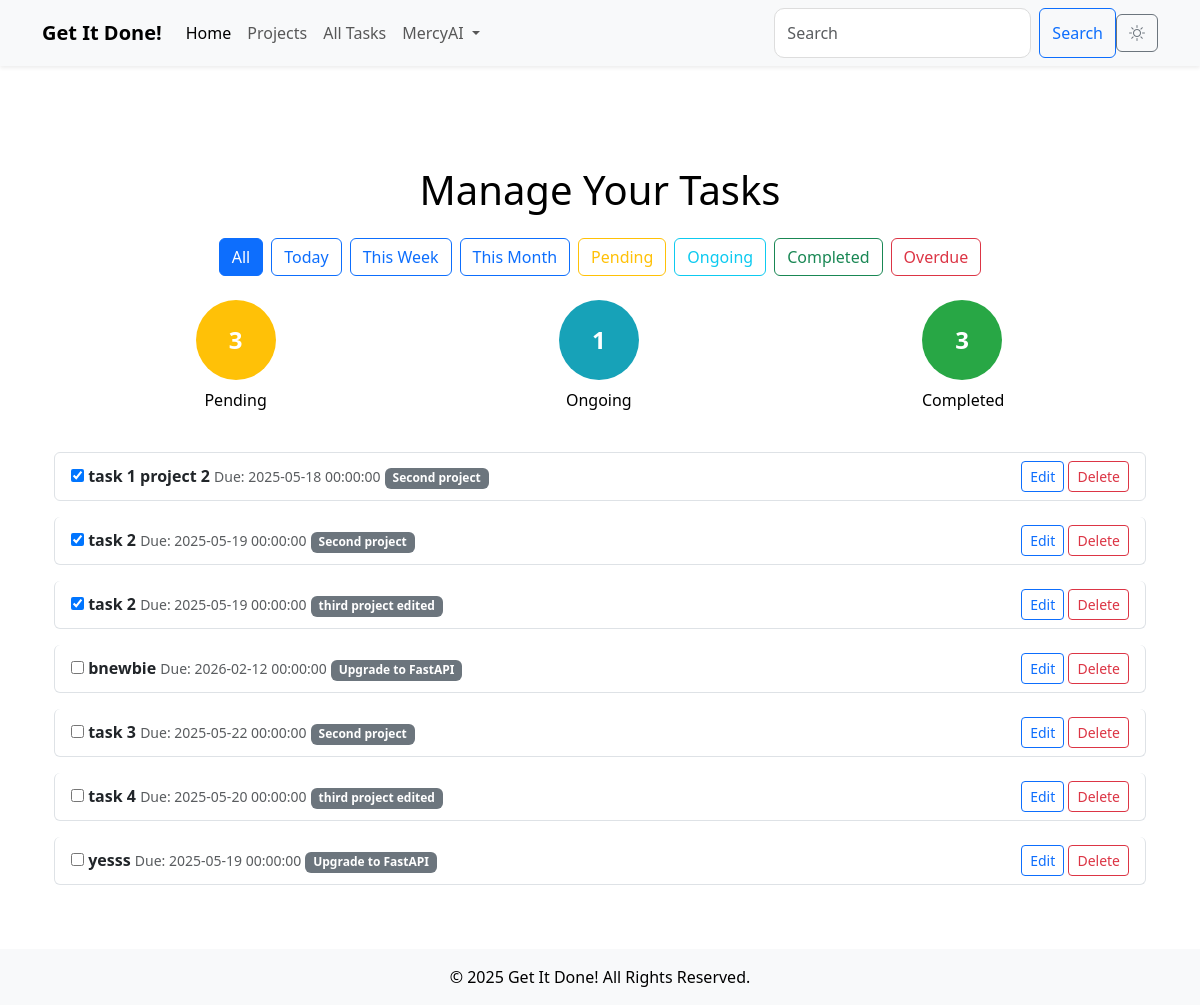
/tasks (signed in), run on an earlier commit of the app's database.
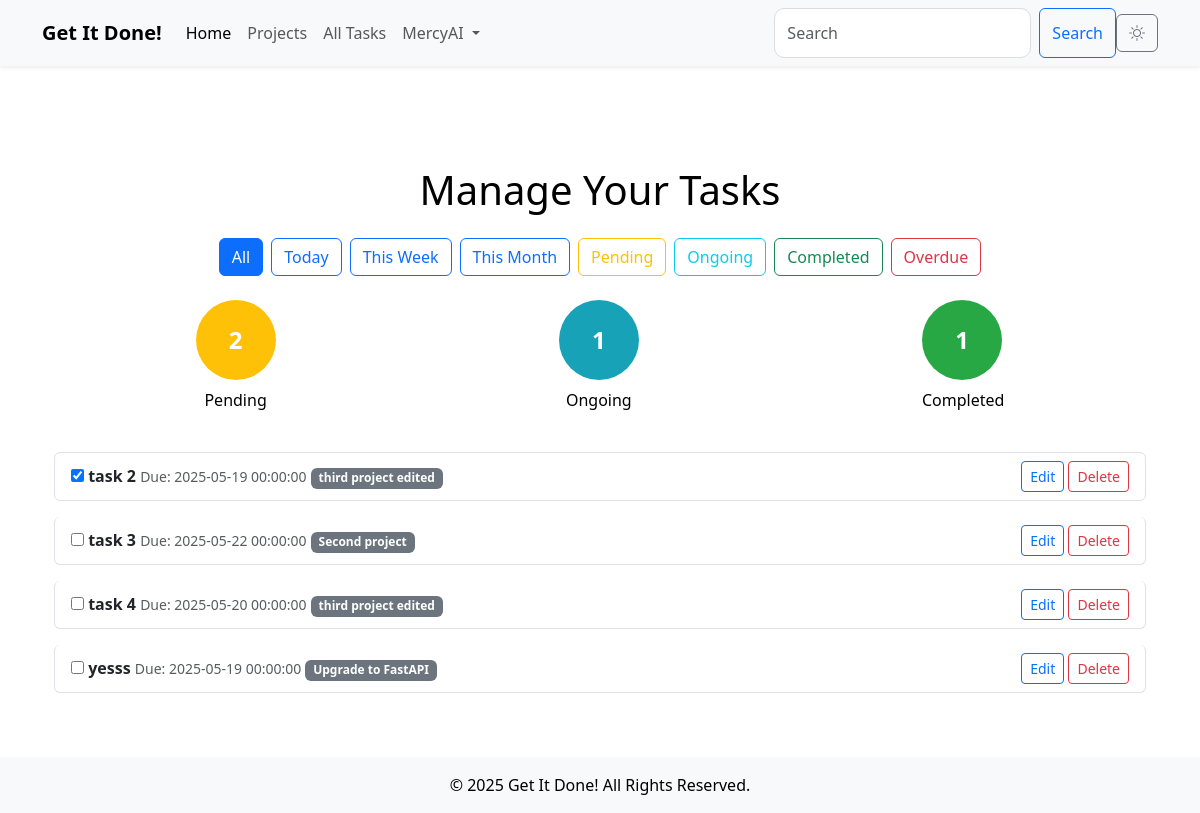
And on a later commit of the database.
### models.py (models this page shows, shortened)
class User(db.Model, UserMixin):
    id = db.Column(db.Integer, primary_key=True)
    username = db.Column(db.String(80), unique=True, nullable=False)
    email = db.Column(db.String(120), unique=True, nullable=False, index=True)
    password = db.Column(db.String(200), nullable=False)
    created_at = db.Column(db.DateTime, default=db.func.current_timestamp())
    updated_at = db.Column(db.DateTime, default=db.func.current_timestamp(), onupdate=db.func.current_timestamp())
    tasks = db.relationship('Task', backref='user', lazy='select')

class Task(db.Model):
    id = db.Column(db.Integer, primary_key=True)
    title = db.Column(db.String(200), nullable=False)
    description = db.Column(db.Text, nullable=False)
    due_date = db.Column(db.DateTime, nullable=True)
    created_at = db.Column(db.DateTime, default=db.func.current_timestamp())
    updated_at = db.Column(db.DateTime, default=db.func.current_timestamp(), onupdate=db.func.current_timestamp())
    priority = db.Column(Enum(PriorityLevel), nullable=False)
    status = db.Column(Enum(TaskStatus), nullable=False)
    deleted_at = db.Column(db.DateTime, nullable=True)
    user_id = db.Column(db.Integer, db.ForeignKey('user.id'), nullable=False, index=True)
    project_id = db.Column(db.Integer, db.ForeignKey('project.id'), nullable=True, index=True)  # Link to Project

class Project(db.Model):
    id = db.Column(db.Integer, primary_key=True)
    name = db.Column(db.String(200), nullable=False, unique=True)
    description = db.Column(db.Text, nullable=True)
    deadline = db.Column(db.DateTime, nullable=True)
    created_at = db.Column(db.DateTime, default=db.func.current_timestamp())
    updated_at = db.Column(db.DateTime, default=db.func.current_timestamp(), onupdate=db.func.current_timestamp())
    owner_id = db.Column(db.Integer, db.ForeignKey('user.id'), nullable=False, index=True)  # Project owner
    owner = db.relationship('User', backref='projects')  # Link to the User model
    tasks = db.relationship('Task', backref='project', lazy='select')  # Link to the Task model

### main.py (the view)
@app.route('/tasks', methods=['GET'])
@login_required
def tasks():
    form = BaseForm()
    filter_type = request.args.get('filter', 'all')
    tasks_query = Task.query.filter_by(user_id=current_user.id)
    if filter_type == 'today':
        tasks = tasks_query.filter(Task.due_date == date.today()).all()
    elif filter_type == 'week':
        start_of_week = date.today() - timedelta(days=date.today().weekday())
        end_of_week = start_of_week + timedelta(days=6)
        tasks = tasks_query.filter(Task.due_date.between(start_of_week, end_of_week)).all()
    elif filter_type == 'month':
        tasks = tasks_query.filter(extract('month', Task.due_date) == date.today().month).all()
    elif filter_type == 'pending':
        tasks = tasks_query.filter_by(status=TaskStatus.Pending).all()
    elif filter_type == 'ongoing':
        tasks = tasks_query.filter_by(status=TaskStatus.In_Progress).all()
    elif filter_type == 'completed':
        tasks = tasks_query.filter_by(status=TaskStatus.Done).all()
    elif filter_type == 'overdue':
        tasks = tasks_query.filter(Task.due_date < date.today(), Task.status != TaskStatus.Done).all()
    else:
        tasks = tasks_query.all()
    pending_count = tasks_query.filter_by(status=TaskStatus.Pending).count()
    ongoing_count = tasks_query.filter_by(status=TaskStatus.In_Progress).count()
    completed_count = tasks_query.filter_by(status=TaskStatus.Done).count()
    return render_template(
        'tasks.html',
        tasks=tasks,
        filter_type=filter_type,
        pending_count=pending_count,
        ongoing_count=ongoing_count,
        completed_count=completed_count,
        form=form
    )

### main.py
class BaseForm(FlaskForm):
    pass    #Create an instance of the form class in every route that requires CSRF protection ie form = BaseForm()

### main.py (called while the page is built)
@login_manager.user_loader
def load_user(user_id):
    return User.query.get(int(user_id))

### templates/tasks.html (shortened to what this page needs)
{% extends 'base.html' %}
{% block content %}
<div class="container mt-5">
    <h1 class="text-center mb-4">Manage Your Tasks</h1>
    <div class="filter-bar mb-4 d-flex justify-content-center">
        <a href="{{ url_for('tasks', filter='all') }}" class="btn btn-outline-primary me-2 {% if filter_type == 'all' %}active{% endif %}">All</a>
        <a href="{{ url_for('tasks', filter='today') }}" class="btn btn-outline-primary me-2 {% if filter_type == 'today' %}active{% endif %}">Today</a>
        <a href="{{ url_for('tasks', filter='week') }}" class="btn btn-outline-primary me-2 {% if filter_type == 'week' %}active{% endif %}">This Week</a>
        <a href="{{ url_for('tasks', filter='month') }}" class="btn btn-outline-primary me-2 {% if filter_type == 'month' %}active{% endif %}">This Month</a>
        <a href="{{ url_for('tasks', filter='pending') }}" class="btn btn-outline-warning me-2 {% if filter_type == 'pending' %}active{% endif %}">Pending</a>
        <a href="{{ url_for('tasks', filter='ongoing') }}" class="btn btn-outline-info me-2 {% if filter_type == 'ongoing' %}active{% endif %}">Ongoing</a>
        <a href="{{ url_for('tasks', filter='completed') }}" class="btn btn-outline-success me-2 {% if filter_type == 'completed' %}active{% endif %}">Completed</a>
        <a href="{{ url_for('tasks', filter='overdue') }}" class="btn btn-outline-danger {% if filter_type == 'overdue' %}active{% endif %}">Overdue</a>
    </div>
    <div class="progress-indicators d-flex justify-content-around mb-4">
        <div class="text-center">
            <div class="progress-circle pending">
                <span>{{ pending_count }}</span>
            </div>
            <p class="mt-2">Pending</p>
        </div>
        <div class="text-center">
            <div class="progress-circle ongoing">
                <span>{{ ongoing_count }}</span>
            </div>
            <p class="mt-2">Ongoing</p>
        </div>
        <div class="text-center">
            <div class="progress-circle completed">
                <span>{{ completed_count }}</span>
            </div>
            <p class="mt-2">Completed</p>
        </div>
    </div>
    {% if tasks|length > 0 %}
    <div class="task-list">
        <ul id="task-list" class="list-group">
            {% for task in tasks %}
            <li class="list-group-item task-item rounded mb-3" data-task-id="{{ task.id }}">
                <div class="d-flex justify-content-between align-items-center">
                    <div>
                        <input type="checkbox" {% if task.status.value == 'Done' %}checked{% endif %} onclick="markTaskComplete({{ task.id }})">
                        <strong class="{% if task.is_overdue %}text-danger{% endif %}">{{ task.title }}</strong>
                        <small class="text-muted">Due: {{ task.due_date }}</small>
                        <span class="badge bg-secondary">{{ task.project.name }}</span>
                    </div>
                    <div>
                        <a href="{{ url_for('edit_task', task_id=task.id) }}" class="btn btn-sm btn-outline-primary">Edit</a>
                        <form method="POST" action="{{ url_for('delete_task', task_id=task.id) }}" class="d-inline">
                            <button type="submit" class="btn btn-sm btn-outline-danger">Delete</button>
                        </form>
                    </div>
                </div>
            </li>
            {% endfor %}
        </ul>
    </div>
    {% else %}
    <div class="alert alert-info text-center" role="alert">
        No tasks found for this filter.
    </div>
    {% endif %}
</div>
{% endblock %}

### templates/base.html (shortened to what this page needs)
<!DOCTYPE html>
<html lang="en">
<head>
    <link href="https://cdn.jsdelivr.net/npm/bootstrap@5.3.0/dist/css/bootstrap.min.css" rel="stylesheet">
    <link rel="stylesheet" href="{{ url_for('static', filename='css/style.css') }}">
    <link rel="stylesheet" href="https://cdnjs.cloudflare.com/ajax/libs/font-awesome/6.0.0-beta3/css/all.min.css">
    <link rel="stylesheet" href="https://cdn.jsdelivr.net/npm/bootstrap-icons@1.5.0/font/bootstrap-icons.css">
</head>
<body class="d-flex flex-column min-vh-100">
    <nav class="navbar navbar-expand-lg navbar-light bg-light fixed-top shadow-sm">
        <div class="container">
            <a class="navbar-brand fw-bold" href="{{ url_for('index') }}">Get It Done!</a>
            <div class="collapse navbar-collapse" id="navbarNav">
                <ul class="navbar-nav me-auto">
                    <li class="nav-item">
                        <a class="nav-link active" href="{{ url_for('index') }}">Home</a>
                    </li>
                    <li class="nav-item">
                        <a class="nav-link" href="{{ url_for('projects') }}">Projects</a>
                    </li>
                    <li class="nav-item">
                        <a class="nav-link" href="{{ url_for('tasks') }}">All Tasks</a>
                    </li>
                    {% if current_user.is_authenticated %}
                    <li class="nav-item dropdown">
                        <a class="nav-link dropdown-toggle" href="#" id="userDropdown" role="button" data-bs-toggle="dropdown" aria-expanded="false">
                            {{ current_user.username }}
                        </a>
                    </li>
                    {% endif %}
                </ul>
                <form class="d-flex ms-auto">
                    <input class="form-control me-2" type="search" placeholder="Search" aria-label="Search">
                    <button class="btn btn-outline-primary" type="submit">Search</button>
                </form>
            </div>
            <button id="theme-toggle" class="btn btn-outline-secondary">
                <i id="theme-icon" class="bi bi-sun"></i>
            </button>
        </div>
    </nav>
    <main class="container my-5 flex-grow-1">
        {% block content %}{% endblock %}
    </main>
    <footer class="bg-light text-center py-3 mt-auto">
        <p class="mb-0">© 2025 Get It Done! All Rights Reserved.</p>
    </footer>
</body>
</html>

### static/css/style.css (style rules this page uses)
body { background-color: #ffffff; color: #000000; padding-top: 70px; transition: background-color 0.3s, color 0.3s; }
.btn { transition: background-color 0.3s, color 0.3s; }
.form-control { border-radius: 10px; padding: 0.75rem; font-size: 1rem; border: 1px solid #ddd; }

### templates/tasks.html (style rules this page uses)
.progress-circle { width: 80px; height: 80px; border-radius: 50%; display: flex; justify-content: center; align-items: center; font-size: 1.5rem; font-weight: bold; color: #fff; }
.progress-circle.pending { background-color: #ffc107; }
.progress-circle.ongoing { background-color: #17a2b8; }
.progress-circle.completed { background-color: #28a745; }
.task-item { cursor: grab; }

What changed in the data, as far as the page shows it:
removed Task: status "☑", title "task 1 project 2", due_date "2025-05-18 00:00:00", project.name "Second project"
removed Task: status "☑", title "task 2", due_date "2025-05-19 00:00:00", project.name "Second project"
removed Task: title "bnewbie", due_date "2026-02-12 00:00:00", project.name "Upgrade to FastAPI"
Also different on the page:
{{ pending_count }}: "3" → "2"
{{ completed_count }}: "3" → "1"
